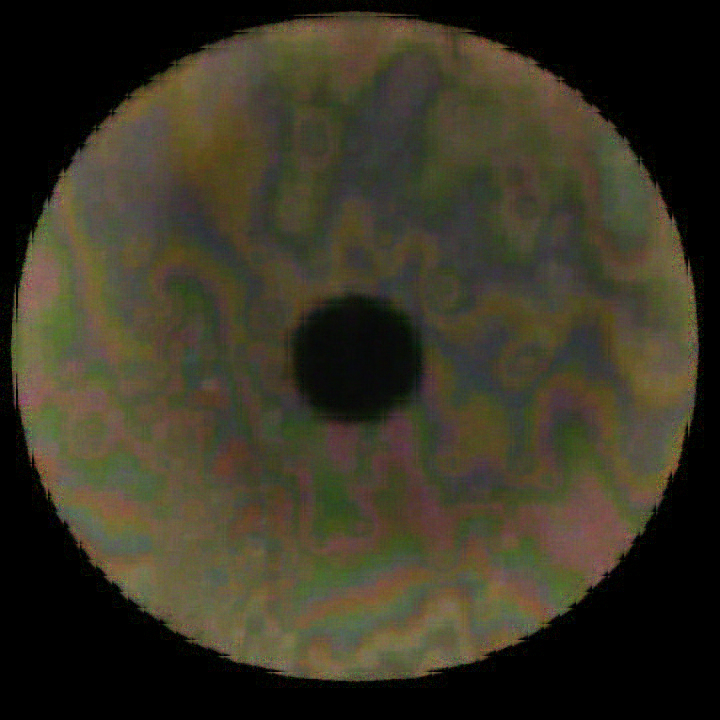
%> input picture sophie0131-1236-9.tif, 720 x 720 px
$ octave main.m   (GNU Octave 9; MATLAB toolbox functions it lacks are replaced by stand-ins)
%> lines starting %> are read from the running program, lines starting %| are printed output that depends on the picture

clear all;
close all;
clc

%% general settings
fontSize = 12;
addpath('../jandj-master')

%% pick the image and load the image

[filename, pathname] = uigetfile( ...
       {'*.jpg;*.tif;*.tiff;*.png;*.bmp', 'all image files (*.jpg, *.tif, *.tiff, *.png, *.bmp)'; ...
        '*.*',                   'all files (*.*)'}, ...
        'pick a file');
%> the answer given: sophie0131-1236-9.tif
f = fullfile(pathname, filename);

disp('reading image...')
rgbImage = imread(f);
%> rgbImage is the input picture: size 720x720x3 uint8; mean R, G, B 56.5, 52.1, 36.5

[rows,columns,numberOfColorBands] = size(rgbImage);
%> rows = 720; columns = 720; numberOfColorBands = 3

%% If the image is monochrome (indexed), convert it to color.
% Check to see if it's an 8-bit image needed later for scaling)

if strcmpi(class(rgbImage), 'uint8')
    % Flag for 256 gray levels.
    eightBit = true;
else
    eightBit = false;
end


%% Display the color image
disp('displaying color original image...')
fig1 = figure(1);
subplot(3,4,1);
imshow(rgbImage);

if numberOfColorBands > 1
    title('original color image', 'FontSize', fontSize);
else
    caption = sprintf('original indexed image\n(converted to true color with its stored colormap)');
    title(caption, 'FontSize', fontSize);
end

%% size of the picture - to occupy the whole screen

scnsize = get(0,'ScreenSize'); % - - width height
position = get(fig1,'Position'); % x-pos y-pos widht height
outerpos = get(fig1,'OuterPosition');
borders = outerpos - position;
edge = abs(borders(1))/2;
pos1 = [edge,...
    1/20*scnsize(4), ...
    9/10*scnsize(3),...
    9/10*scnsize(4)];
set(fig1,'OuterPosition',pos1)

%% Explore RGB
% Extract out the color bands from the original image
% into 3 separate 2D arrays, one for each color component.
redBand = rgbImage(:,:,1);
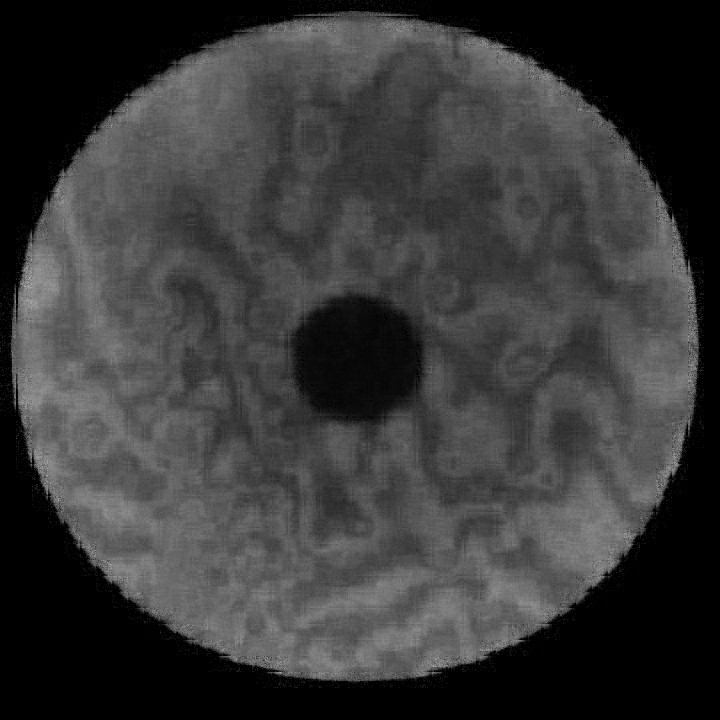
%> redBand: size 720x720 uint8; min 0, max 177, mean 56.5
greenBand = rgbImage(:,:,2);
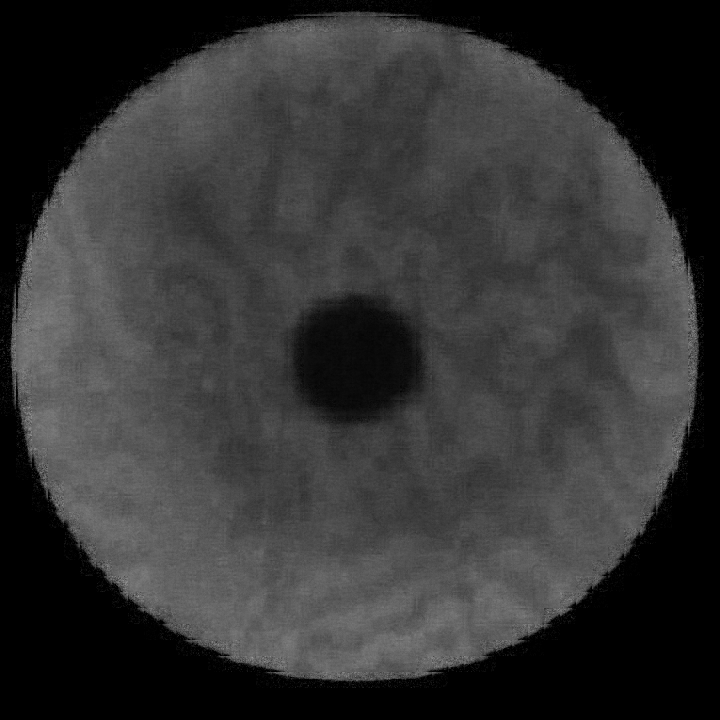
%> greenBand: size 720x720 uint8; min 0, max 153, mean 52.1
blueBand = rgbImage(:,:,3);
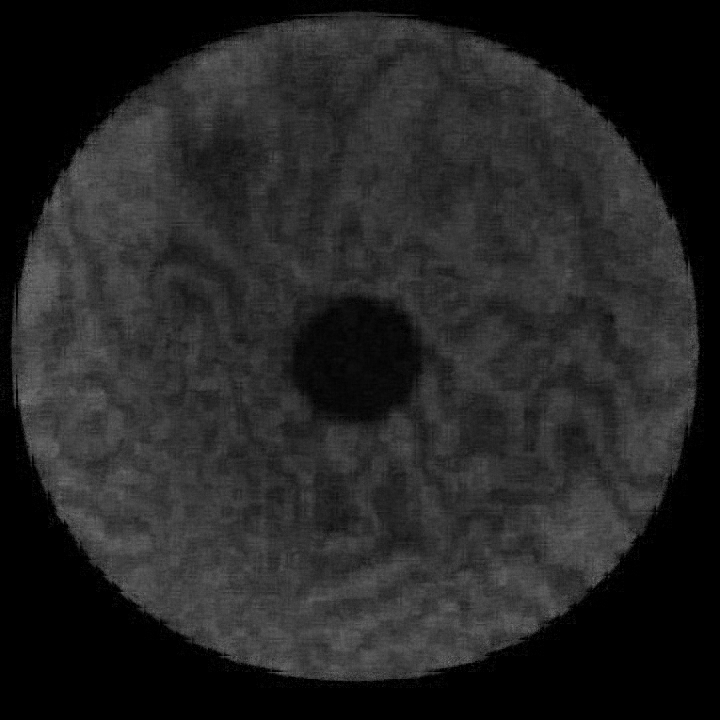
%> blueBand: size 720x720 uint8; min 0, max 126, mean 36.5

subplot(3, 4, 2);
    imshow(redBand);
    title('red band', 'FontSize', fontSize);
subplot(3, 4, 3);
    imshow(greenBand);
    title('green band', 'FontSize', fontSize);
subplot(3, 4, 4);
    imshow(blueBand);
    title('blue band', 'FontSize', fontSize);

%% Compute and plot the red histogram
hR = subplot(3, 4, 6);
[countsR, grayLevelsR] = imhist(redBand(redBand>0)); % ignoring all zero val's
%> countsR = 256 values, max 6368 at index 76, min 0 at index 1, mean 1466.4; grayLevelsR = 256 values from 0 to 255
maxGLValueR = find(countsR > 0, 1, 'last');
%> maxGLValueR = 178
maxCountR = max(countsR);
%> maxCountR = 6368
bar(countsR, 'r');
grid on;
xlabel('gray levels');
ylabel('pixel count');
title('histogram of red band', 'FontSize', fontSize);

%% compute and plot the green histogram

hG = subplot(3, 4, 7);
[countsG, grayLevelsG] = imhist(greenBand(greenBand>0)); % dito
%> countsG = 256 values, max 9928 at index 65, min 0 at index 1, mean 1467.1; grayLevelsG = 256 values from 0 to 255
maxGLValueG = find(countsG > 0, 1, 'last');
%> maxGLValueG = 154
maxCountG = max(countsG);
%> maxCountG = 9928
bar(countsG, 'g', 'BarWidth', 0.95);
grid on;
xlabel('gray levels');
ylabel('pixel count');
title('histogram of green band', 'FontSize', fontSize);

%% compute and plot the blue histogram

hB = subplot(3, 4, 8);
[countsB, grayLevelsB] = imhist(blueBand(blueBand>0)); % dito
%> countsB = 256 values, max 10609 at index 52, min 0 at index 1, mean 1464.9; grayLevelsB = 256 values from 0 to 255
maxGLValueB = find(countsB > 0, 1, 'last');
%> maxGLValueB = 127
maxCountB = max(countsB);
%> maxCountB = 10609
bar(countsB, 'b');
grid on;
xlabel('gray levels');
ylabel('pixel count');
title('histogram of blue band', 'FontSize', fontSize);

%% set all axes to be the same width and height

% This makes it easier to compare them.
maxGL = max([maxGLValueR,  maxGLValueG, maxGLValueB]);
%> maxGL = 178
if eightBit
    maxGL = 255;
end
maxCount = max([maxCountR,  maxCountG, maxCountB]);
%> maxCount = 10609
axis([hR hG hB], [0 maxGL 0 maxCount]);

%% plot all 3 histograms in one plot

subplot(3, 4, 5);
plot(grayLevelsR, countsR, 'r', 'LineWidth', 2);
grid on;
xlabel('gray levels');
ylabel('pixel count');
hold on;
plot(grayLevelsG, countsG, 'g', 'LineWidth', 2);
plot(grayLevelsB, countsB, 'b', 'LineWidth', 2);
title('histogram of all bands', 'FontSize', fontSize);
maxGrayLevel = max([maxGLValueR, maxGLValueG, maxGLValueB]);
%> maxGrayLevel = 178
% Trim x-axis to just the max gray level on the bright end.
if eightBit
    xlim([0 255]);
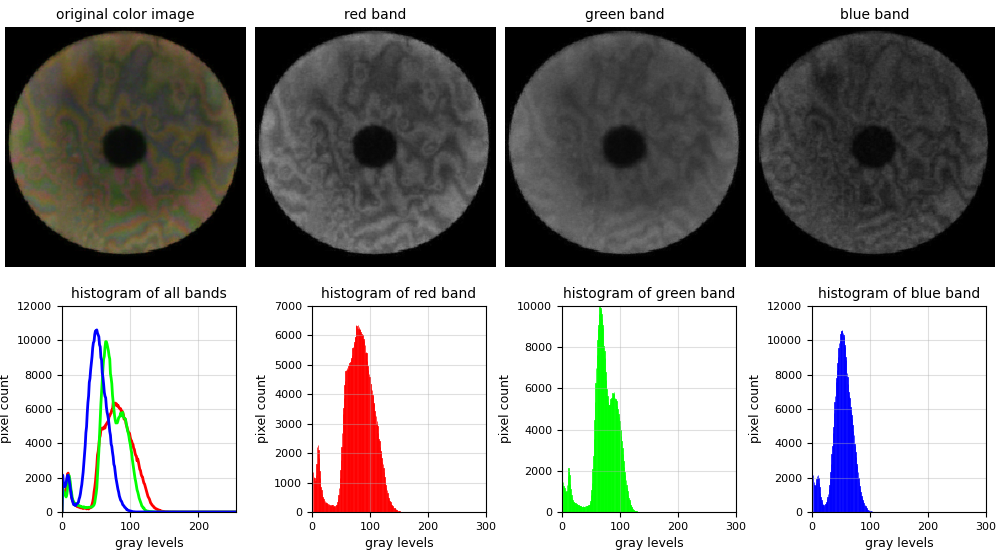
%> figure redrawn from the program's plot data, 8 panels
else
    xlim([0 maxGrayLevel]);
end

%% value for choosing orientation about colorbands
prompt = {'RED color tolerance LOWER:','RED color tolerance UPPER:', ...
   'GREEN color tolerance LOWER:','GREEN color tolerance UPPER:', ...
   'BLUE color tolerance LOWER:','BLUE color tolerance UPPER:'};

figure(20)
    imshow(rgbImage);
    title('choose a characteristic coordinate for your region of interest')
    d = datacursormode;
%> (the run ends here)
